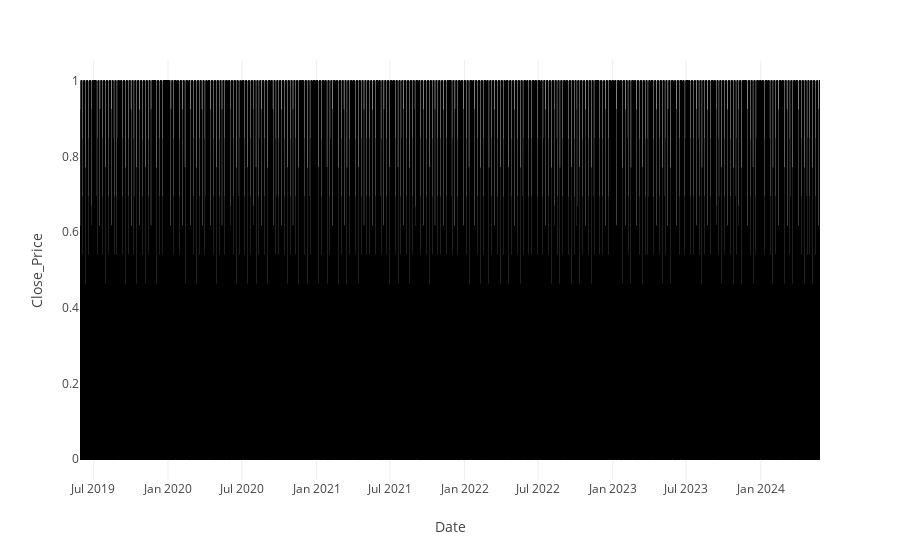

The cell this chart's notebook holds for it:
### Code cell
null_df = stock_df.groupby(['Date']).agg({'Close_Price': lambda x: x.isnull().sum()})

null_df.reset_index(inplace=True)
null_df = null_df.rename(columns = {'index': 'Date'})

import plotly.express as px

fig = px.line(null_df, x='Date', y='Close_Price')
fig.show()

### Figure 1 — Plotly figure (JSON) as saved in the notebook; plotly's stock layout.template omitted (floating-point values rounded to 4 significant figures; data arrays with more than 128 entries replaced by an {"elided": "..."} marker saying what was removed)
{"data": [{"hovertemplate": "Date=%{x}<br>Close_Price=%{y}<extra></extra>", "legendgroup": "", "line": {"color": "#000001", "dash": "solid"}, "marker": {"symbol": "circle"}, "mode": "lines", "name": "", "showlegend": false, "type": "scattergl", "x": {"elided": "1825 str values"}, "xaxis": "x", "y": {"elided": "1825 int values"}, "yaxis": "y"}], "layout": {"legend": {"tracegroupgap": 0}, "margin": {"t": 60}, "xaxis": {"anchor": "y", "domain": [0, 1], "title": {"text": "Date"}}, "yaxis": {"anchor": "x", "domain": [0, 1], "title": {"text": "Close_Price"}}}}
